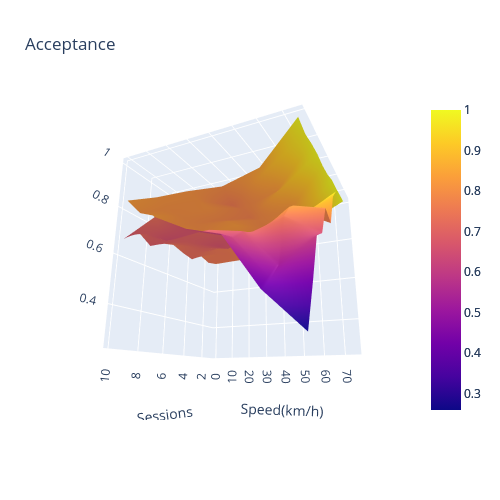

Write notebook code for a chart like this one.
### Markdown cell above
# 3D plots

### Code cell
import plotly.graph_objects as go

import pandas as pd

# Read data from a csv
z_musfico = musfico.values
z_dp = dp.values
fig = go.Figure(
    data=[
        go.Surface(x=x, y=y, z=z_musfico, cmin=zmin, cmax=zmax, name="Musfico Surface"),
        go.Surface(x=x, y=y, z=z_dp, cmin=zmin, cmax=zmax, name="dp Surface"),
    ]
)

fig.update_traces(contours_z=dict(show=False, usecolormap=True, highlightcolor="limegreen"))

fig.update_layout(
    title="Acceptance",
    autosize=False,
    scene_camera_eye=dict(x=1.87, y=0.88, z=-0.64),
    width=500,
    height=500,
    scene=dict(xaxis_title="Sessions", yaxis_title="Speed(km/h)", zaxis_title="Acceptance"),
)


fig.show()

### Figure 1 — Plotly figure (JSON) as saved in the notebook; plotly's stock layout.template omitted (floating-point values rounded to 4 significant figures)
{"data": [{"cmax": 1, "cmin": 0.26, "contours": {"z": {"highlightcolor": "limegreen", "show": false, "usecolormap": true}}, "name": "Musfico Surface", "type": "surface", "x": [1, 2, 3, 4, 5, 6, 7, 8, 9, 10], "y": [75, 60, 45, 30, 15, 0], "z": [[1, 0.995, 0.98, 0.915, 0.755, 0.79, 0.6525, 0.615, 0.43, 0.26], [0.9302, 0.8124, 0.9031, 0.8563, 0.8375, 0.8317, 0.7477, 0.5235, 0.4582, 0.4011], [0.8088, 0.7126, 0.7353, 0.765, 0.7451, 0.7263, 0.704, 0.6808, 0.6291, 0.6117], [0.7697, 0.751, 0.7796, 0.7617, 0.7331, 0.6797, 0.6655, 0.7114, 0.6719, 0.6563], [0.7613, 0.7528, 0.747, 0.7501, 0.7166, 0.7083, 0.7034, 0.6965, 0.6596, 0.7304], [0.7583, 0.7432, 0.7589, 0.7172, 0.7268, 0.743, 0.7231, 0.6853, 0.7207, 0.6631]]}, {"cmax": 1, "cmin": 0.26, "contours": {"z": {"highlightcolor": "limegreen", "show": false, "usecolormap": true}}, "name": "dp Surface", "type": "surface", "x": [1, 2, 3, 4, 5, 6, 7, 8, 9, 10], "y": [75, 60, 45, 30, 15, 0], "z": [[1, 1, 0.9975, 1, 0.985, 0.9825, 0.9925, 0.99, 0.98, 0.9975], [0.9652, 0.8184, 0.8396, 0.8476, 0.8398, 0.8122, 0.8797, 0.8186, 0.8748, 0.8349], [0.8426, 0.7829, 0.7639, 0.7766, 0.7825, 0.79, 0.7693, 0.7774, 0.7548, 0.7956], [0.822, 0.7982, 0.7922, 0.7993, 0.8233, 0.8117, 0.7833, 0.8072, 0.8055, 0.8093], [0.8092, 0.8167, 0.7848, 0.8015, 0.808, 0.7973, 0.7971, 0.8002, 0.8034, 0.8147], [0.811, 0.8149, 0.8091, 0.8146, 0.8214, 0.8288, 0.807, 0.8303, 0.8085, 0.8312]]}], "layout": {"autosize": false, "height": 500, "scene": {"camera": {"eye": {"x": 1.87, "y": 0.88, "z": -0.64}}, "xaxis": {"title": {"text": "Sessions"}}, "yaxis": {"title": {"text": "Speed(km/h)"}}, "zaxis": {"title": {"text": "Acceptance"}}}, "title": {"text": "Acceptance"}, "width": 500}}
